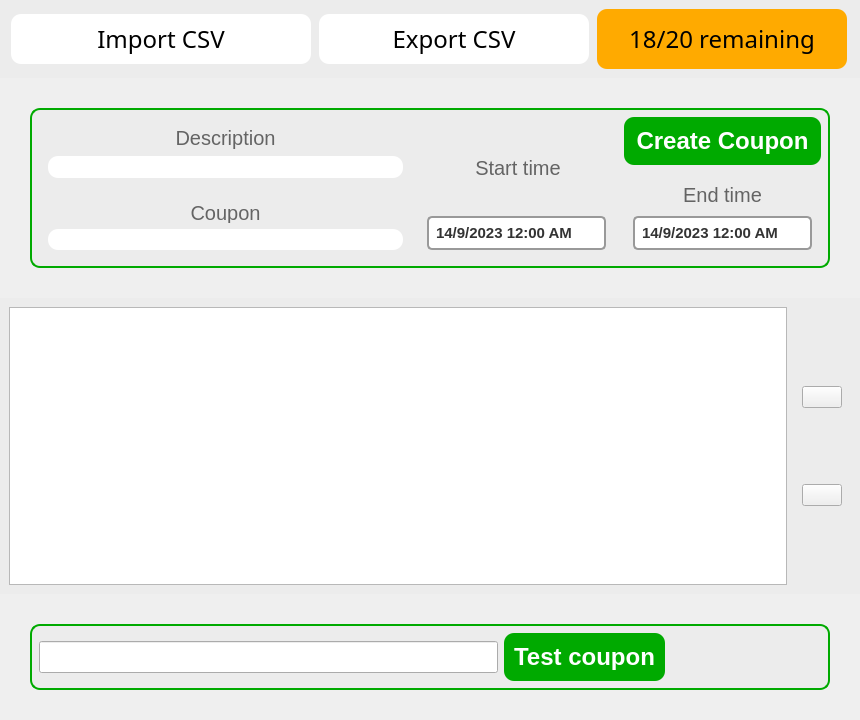
<?xml version="1.0" encoding="UTF-8"?>
<ui version="4.0">
 <class>MainWindow</class>
 <widget class="QMainWindow" name="MainWindow">
  <property name="geometry">
   <rect>
    <x>0</x>
    <y>0</y>
    <width>860</width>
    <height>720</height>
   </rect>
  </property>
  <property name="windowTitle">
   <string>MainWindow</string>
  </property>
  <property name="styleSheet">
   <string notr="true"/>
  </property>
  <widget class="QWidget" name="centralwidget">
   <property name="styleSheet">
    <string notr="true">#header{
	background-color: rgb(236, 236, 236);
}
#sub_header{
	background-color: rgb(236, 236, 236);
	border: 2px solid rgb(0, 170, 0);
	margin: 30px;
	border-radius:10px;
}
#footer{
	background-color: rgb(236, 236, 236);
	border: 2px solid rgb(0, 170, 0);
	margin: 30px;
	border-radius:10px;
}
#body{
	background-color: rgb(236, 236, 236);
}
</string>
   </property>
   <layout class="QVBoxLayout" name="verticalLayout">
    <property name="spacing">
     <number>0</number>
    </property>
    <property name="leftMargin">
     <number>0</number>
    </property>
    <property name="topMargin">
     <number>0</number>
    </property>
    <property name="rightMargin">
     <number>0</number>
    </property>
    <property name="bottomMargin">
     <number>0</number>
    </property>
    <item>
     <widget class="QWidget" name="header" native="true">
      <property name="sizePolicy">
       <sizepolicy hsizetype="Preferred" vsizetype="Fixed">
        <horstretch>0</horstretch>
        <verstretch>0</verstretch>
       </sizepolicy>
      </property>
      <property name="maximumSize">
       <size>
        <width>16777215</width>
        <height>100</height>
       </size>
      </property>
      <property name="font">
       <font>
        <pointsize>18</pointsize>
       </font>
      </property>
      <property name="autoFillBackground">
       <bool>false</bool>
      </property>
      <layout class="QHBoxLayout" name="horizontalLayout">
       <item>
        <widget class="QPushButton" name="import_2">
         <property name="sizePolicy">
          <sizepolicy hsizetype="Fixed" vsizetype="Fixed">
           <horstretch>0</horstretch>
           <verstretch>0</verstretch>
          </sizepolicy>
         </property>
         <property name="minimumSize">
          <size>
           <width>300</width>
           <height>50</height>
          </size>
         </property>
         <property name="font">
          <font>
           <family>Poppins</family>
           <pointsize>18</pointsize>
          </font>
         </property>
         <property name="autoFillBackground">
          <bool>false</bool>
         </property>
         <property name="styleSheet">
          <string notr="true">background-color: rgb(255, 255, 255);
border-radius:10px</string>
         </property>
         <property name="text">
          <string>Import CSV</string>
         </property>
         <property name="flat">
          <bool>true</bool>
         </property>
        </widget>
       </item>
       <item>
        <widget class="QPushButton" name="export_2">
         <property name="sizePolicy">
          <sizepolicy hsizetype="Fixed" vsizetype="Fixed">
           <horstretch>0</horstretch>
           <verstretch>0</verstretch>
          </sizepolicy>
         </property>
         <property name="minimumSize">
          <size>
           <width>270</width>
           <height>50</height>
          </size>
         </property>
         <property name="font">
          <font>
           <family>Poppins</family>
           <pointsize>18</pointsize>
          </font>
         </property>
         <property name="autoFillBackground">
          <bool>false</bool>
         </property>
         <property name="styleSheet">
          <string notr="true">background-color: rgb(255, 255, 255);
border-radius:10px</string>
         </property>
         <property name="text">
          <string>Export CSV</string>
         </property>
         <property name="flat">
          <bool>true</bool>
         </property>
        </widget>
       </item>
       <item>
        <widget class="QLabel" name="remaining">
         <property name="sizePolicy">
          <sizepolicy hsizetype="Fixed" vsizetype="Fixed">
           <horstretch>0</horstretch>
           <verstretch>0</verstretch>
          </sizepolicy>
         </property>
         <property name="minimumSize">
          <size>
           <width>250</width>
           <height>60</height>
          </size>
         </property>
         <property name="font">
          <font>
           <family>Poppins</family>
           <pointsize>18</pointsize>
          </font>
         </property>
         <property name="autoFillBackground">
          <bool>false</bool>
         </property>
         <property name="styleSheet">
          <string notr="true">background-color: rgb(255, 170, 0);
border-radius:10px</string>
         </property>
         <property name="text">
          <string>18/20 remaining</string>
         </property>
         <property name="alignment">
          <set>Qt::AlignCenter</set>
         </property>
        </widget>
       </item>
      </layout>
     </widget>
    </item>
    <item>
     <widget class="QWidget" name="sub_header" native="true">
      <property name="sizePolicy">
       <sizepolicy hsizetype="Preferred" vsizetype="Fixed">
        <horstretch>0</horstretch>
        <verstretch>0</verstretch>
       </sizepolicy>
      </property>
      <property name="minimumSize">
       <size>
        <width>0</width>
        <height>200</height>
       </size>
      </property>
      <property name="maximumSize">
       <size>
        <width>16777215</width>
        <height>220</height>
       </size>
      </property>
      <property name="autoFillBackground">
       <bool>false</bool>
      </property>
      <layout class="QHBoxLayout" name="horizontalLayout_2">
       <property name="leftMargin">
        <number>30</number>
       </property>
       <property name="topMargin">
        <number>30</number>
       </property>
       <property name="rightMargin">
        <number>30</number>
       </property>
       <property name="bottomMargin">
        <number>30</number>
       </property>
       <item>
        <widget class="QWidget" name="create_section" native="true">
         <layout class="QGridLayout" name="gridLayout">
          <item row="2" column="0">
           <widget class="QWidget" name="coupon_section" native="true">
            <layout class="QVBoxLayout" name="verticalLayout_2">
             <item>
              <widget class="QLabel" name="coupon_label">
               <property name="font">
                <font>
                 <pointsize>15</pointsize>
                </font>
               </property>
               <property name="styleSheet">
                <string notr="true">color:rgb(100, 100, 100)</string>
               </property>
               <property name="text">
                <string>Coupon</string>
               </property>
               <property name="alignment">
                <set>Qt::AlignCenter</set>
               </property>
              </widget>
             </item>
             <item>
              <widget class="QLineEdit" name="coupon_input">
               <property name="font">
                <font>
                 <pointsize>13</pointsize>
                </font>
               </property>
               <property name="styleSheet">
                <string notr="true">border:none;
border-radius:10px;</string>
               </property>
              </widget>
             </item>
            </layout>
           </widget>
          </item>
          <item row="0" column="0" rowspan="2">
           <widget class="QWidget" name="coupon_section_2" native="true">
            <layout class="QVBoxLayout" name="verticalLayout_3" stretch="0,0">
             <item>
              <widget class="QLabel" name="coupon_label_2">
               <property name="font">
                <font>
                 <pointsize>15</pointsize>
                </font>
               </property>
               <property name="styleSheet">
                <string notr="true">color:rgb(100, 100, 100)</string>
               </property>
               <property name="text">
                <string>Description</string>
               </property>
               <property name="alignment">
                <set>Qt::AlignCenter</set>
               </property>
              </widget>
             </item>
             <item>
              <widget class="QLineEdit" name="coupon_input_2">
               <property name="font">
                <font>
                 <pointsize>13</pointsize>
                </font>
               </property>
               <property name="styleSheet">
                <string notr="true">border:none;
border-radius:10px;</string>
               </property>
               <property name="text">
                <string/>
               </property>
              </widget>
             </item>
            </layout>
           </widget>
          </item>
          <item row="0" column="2">
           <widget class="QPushButton" name="create_coupon">
            <property name="font">
             <font>
              <pointsize>18</pointsize>
              <bold>true</bold>
             </font>
            </property>
            <property name="styleSheet">
             <string notr="true">QPushButton {background-color: rgb(0, 170, 0);
border-radius: 10px;
color: rgb(255, 255, 255);
padding:10px}

QPushButton:hover {
	background-color: rgb(138, 226, 52);
}</string>
            </property>
            <property name="text">
             <string>Create Coupon</string>
            </property>
            <property name="iconSize">
             <size>
              <width>40</width>
              <height>40</height>
             </size>
            </property>
            <property name="default">
             <bool>false</bool>
            </property>
            <property name="flat">
             <bool>true</bool>
            </property>
           </widget>
          </item>
          <item row="0" column="1" rowspan="3">
           <widget class="QWidget" name="start_section" native="true">
            <property name="minimumSize">
             <size>
              <width>200</width>
              <height>0</height>
             </size>
            </property>
            <layout class="QVBoxLayout" name="verticalLayout_5">
             <item>
              <widget class="QLabel" name="start_label">
               <property name="font">
                <font>
                 <pointsize>15</pointsize>
                </font>
               </property>
               <property name="styleSheet">
                <string notr="true">color:rgb(100, 100, 100)</string>
               </property>
               <property name="text">
                <string>Start time</string>
               </property>
               <property name="alignment">
                <set>Qt::AlignCenter</set>
               </property>
              </widget>
             </item>
             <item>
              <widget class="QDateTimeEdit" name="start">
               <property name="sizePolicy">
                <sizepolicy hsizetype="Fixed" vsizetype="Fixed">
                 <horstretch>0</horstretch>
                 <verstretch>0</verstretch>
                </sizepolicy>
               </property>
               <property name="font">
                <font>
                 <pointsize>-1</pointsize>
                 <italic>false</italic>
                 <bold>true</bold>
                </font>
               </property>
               <property name="styleSheet">
                <string notr="true">QDateTimeEdit {
    border: 2px solid #999999;
    border-radius: 5px;
    padding: 5px;
    background-color: #FFFFFF;
    color: #333333;
	font-size:15px;
	font-weight:bold
}

QDateTimeEdit::drop-down {
    subcontrol-origin: padding;
    subcontrol-position: right center;
    width: 20px;
	border:none
}

QDateTimeEdit::down-arrow {
    image: url(:/ressource/icons/chevron-down.svg);
	width: 20px;
	height: auto;
}
QDateTimeEdit::up-arrow {
    image: url(:/ressource/icons/chevron-up.svg);
}</string>
               </property>
               <property name="date">
                <date>
                 <year>2023</year>
                 <month>9</month>
                 <day>14</day>
                </date>
               </property>
               <property name="minimumDateTime">
                <datetime>
                 <hour>0</hour>
                 <minute>0</minute>
                 <second>0</second>
                 <year>2000</year>
                 <month>1</month>
                 <day>1</day>
                </datetime>
               </property>
               <property name="currentSection">
                <enum>QDateTimeEdit::DaySection</enum>
               </property>
               <property name="displayFormat">
                <string>d/M/yyyy h:mm AP</string>
               </property>
               <property name="calendarPopup">
                <bool>true</bool>
               </property>
              </widget>
             </item>
            </layout>
           </widget>
          </item>
          <item row="1" column="2" rowspan="2">
           <widget class="QWidget" name="end_section" native="true">
            <layout class="QVBoxLayout" name="verticalLayout_4">
             <item>
              <widget class="QLabel" name="end_label_2">
               <property name="font">
                <font>
                 <pointsize>15</pointsize>
                </font>
               </property>
               <property name="styleSheet">
                <string notr="true">color:rgb(100, 100, 100)</string>
               </property>
               <property name="text">
                <string>End time</string>
               </property>
               <property name="alignment">
                <set>Qt::AlignCenter</set>
               </property>
              </widget>
             </item>
             <item>
              <widget class="QDateTimeEdit" name="end">
               <property name="sizePolicy">
                <sizepolicy hsizetype="Fixed" vsizetype="Fixed">
                 <horstretch>0</horstretch>
                 <verstretch>0</verstretch>
                </sizepolicy>
               </property>
               <property name="font">
                <font>
                 <pointsize>-1</pointsize>
                 <italic>false</italic>
                 <bold>true</bold>
                </font>
               </property>
               <property name="styleSheet">
                <string notr="true">QDateTimeEdit {
    border: 2px solid #999999;
    border-radius: 5px;
    padding: 5px;
    background-color: #FFFFFF;
    color: #333333;
	font-size:15px;
	font-weight:bold
}

QDateTimeEdit::drop-down {
    subcontrol-origin: padding;
    subcontrol-position: right center;
    width: 20px;
	border:none
}

QDateTimeEdit::down-arrow {
    image: url(:/ressource/icons/chevron-down.svg);
	width: 20px;
	height: auto;
}
QDateTimeEdit::up-arrow {
    image: url(:/ressource/icons/chevron-up.svg);
}</string>
               </property>
               <property name="date">
                <date>
                 <year>2023</year>
                 <month>9</month>
                 <day>14</day>
                </date>
               </property>
               <property name="minimumDateTime">
                <datetime>
                 <hour>0</hour>
                 <minute>0</minute>
                 <second>0</second>
                 <year>2000</year>
                 <month>1</month>
                 <day>1</day>
                </datetime>
               </property>
               <property name="currentSection">
                <enum>QDateTimeEdit::DaySection</enum>
               </property>
               <property name="displayFormat">
                <string>d/M/yyyy h:mm AP</string>
               </property>
               <property name="calendarPopup">
                <bool>true</bool>
               </property>
              </widget>
             </item>
            </layout>
           </widget>
          </item>
         </layout>
        </widget>
       </item>
      </layout>
     </widget>
    </item>
    <item>
     <widget class="QWidget" name="body" native="true">
      <property name="sizePolicy">
       <sizepolicy hsizetype="Preferred" vsizetype="Preferred">
        <horstretch>0</horstretch>
        <verstretch>0</verstretch>
       </sizepolicy>
      </property>
      <property name="minimumSize">
       <size>
        <width>0</width>
        <height>200</height>
       </size>
      </property>
      <property name="font">
       <font>
        <kerning>false</kerning>
       </font>
      </property>
      <property name="autoFillBackground">
       <bool>false</bool>
      </property>
      <layout class="QHBoxLayout" name="horizontalLayout_5">
       <item>
        <widget class="QTableWidget" name="tableWidget"/>
       </item>
       <item>
        <widget class="QWidget" name="widget" native="true">
         <layout class="QVBoxLayout" name="verticalLayout_6">
          <item>
           <widget class="QPushButton" name="pushButton">
            <property name="text">
             <string/>
            </property>
            <property name="icon">
             <iconset resource="ressource.qrc">
              <normaloff>:/ressource/icons/trash-2.svg</normaloff>:/ressource/icons/trash-2.svg</iconset>
            </property>
            <property name="iconSize">
             <size>
              <width>30</width>
              <height>30</height>
             </size>
            </property>
           </widget>
          </item>
          <item>
           <widget class="QPushButton" name="pushButton_2">
            <property name="text">
             <string/>
            </property>
            <property name="icon">
             <iconset resource="ressource.qrc">
              <normaloff>:/ressource/icons/edit.svg</normaloff>:/ressource/icons/edit.svg</iconset>
            </property>
            <property name="iconSize">
             <size>
              <width>30</width>
              <height>30</height>
             </size>
            </property>
           </widget>
          </item>
         </layout>
        </widget>
       </item>
      </layout>
     </widget>
    </item>
    <item>
     <widget class="QWidget" name="footer" native="true">
      <property name="maximumSize">
       <size>
        <width>16777215</width>
        <height>200</height>
       </size>
      </property>
      <layout class="QHBoxLayout" name="horizontalLayout_3">
       <property name="leftMargin">
        <number>30</number>
       </property>
       <property name="topMargin">
        <number>30</number>
       </property>
       <property name="rightMargin">
        <number>30</number>
       </property>
       <property name="bottomMargin">
        <number>30</number>
       </property>
       <item>
        <widget class="QWidget" name="test_coupon_wrapper" native="true">
         <property name="maximumSize">
          <size>
           <width>16777215</width>
           <height>200</height>
          </size>
         </property>
         <layout class="QHBoxLayout" name="horizontalLayout_4">
          <item>
           <widget class="QLineEdit" name="test_coupon_input">
            <property name="font">
             <font>
              <pointsize>15</pointsize>
              <bold>true</bold>
             </font>
            </property>
           </widget>
          </item>
          <item>
           <widget class="QPushButton" name="test_coupon_button">
            <property name="font">
             <font>
              <pointsize>18</pointsize>
              <bold>true</bold>
             </font>
            </property>
            <property name="styleSheet">
             <string notr="true">QPushButton {background-color: rgb(0, 170, 0);
border-radius: 10px;
color: rgb(255, 255, 255);
padding:10px}

QPushButton:hover {
	background-color: rgb(138, 226, 52);
}</string>
            </property>
            <property name="text">
             <string>Test coupon</string>
            </property>
           </widget>
          </item>
          <item>
           <widget class="QLabel" name="test_coupon_label">
            <property name="minimumSize">
             <size>
              <width>150</width>
              <height>0</height>
             </size>
            </property>
            <property name="font">
             <font>
              <pointsize>18</pointsize>
             </font>
            </property>
            <property name="text">
             <string/>
            </property>
           </widget>
          </item>
         </layout>
        </widget>
       </item>
      </layout>
     </widget>
    </item>
   </layout>
  </widget>
 </widget>
 <resources>
  <include location="ressource.qrc"/>
 </resources>
 <connections/>
</ui>
